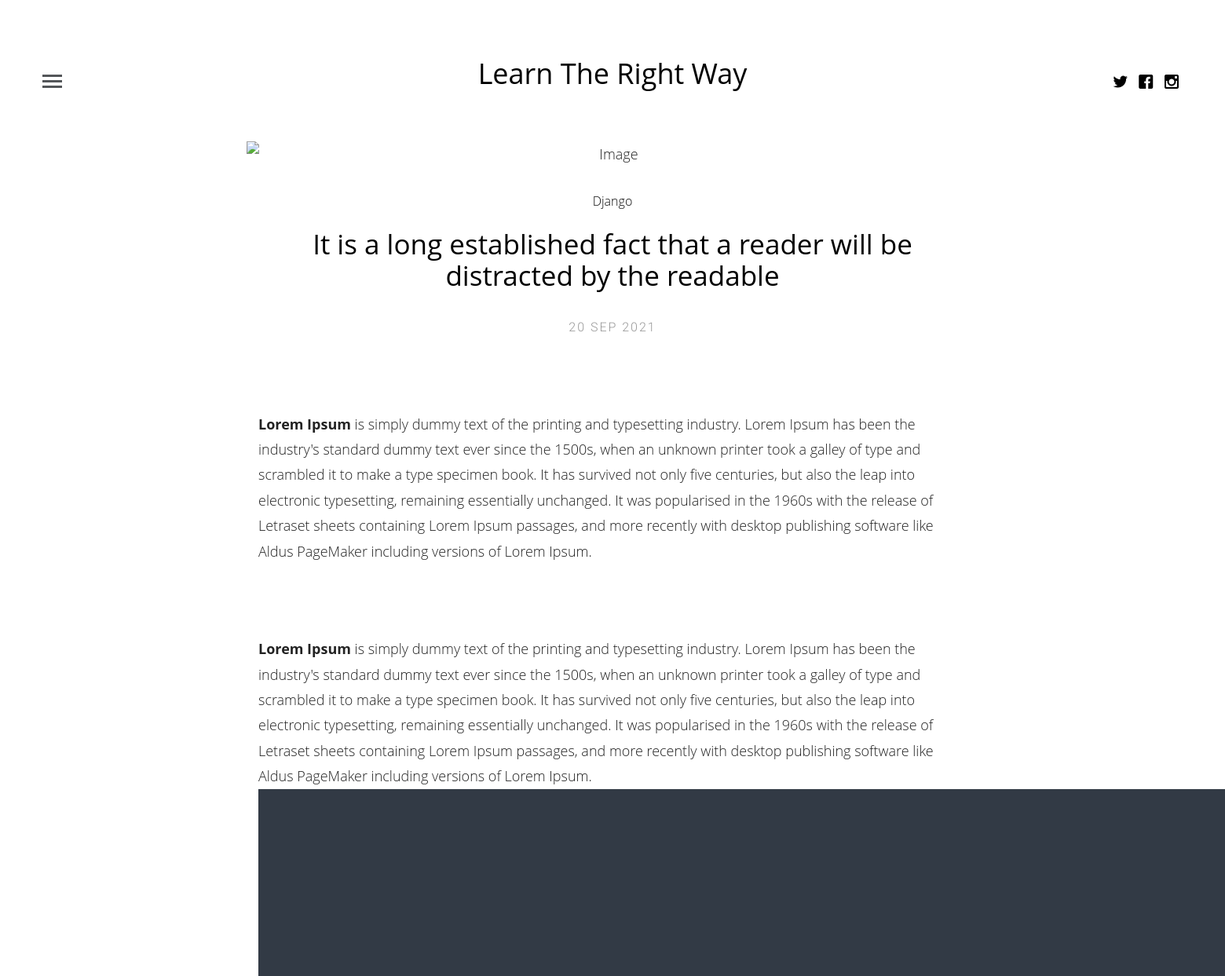
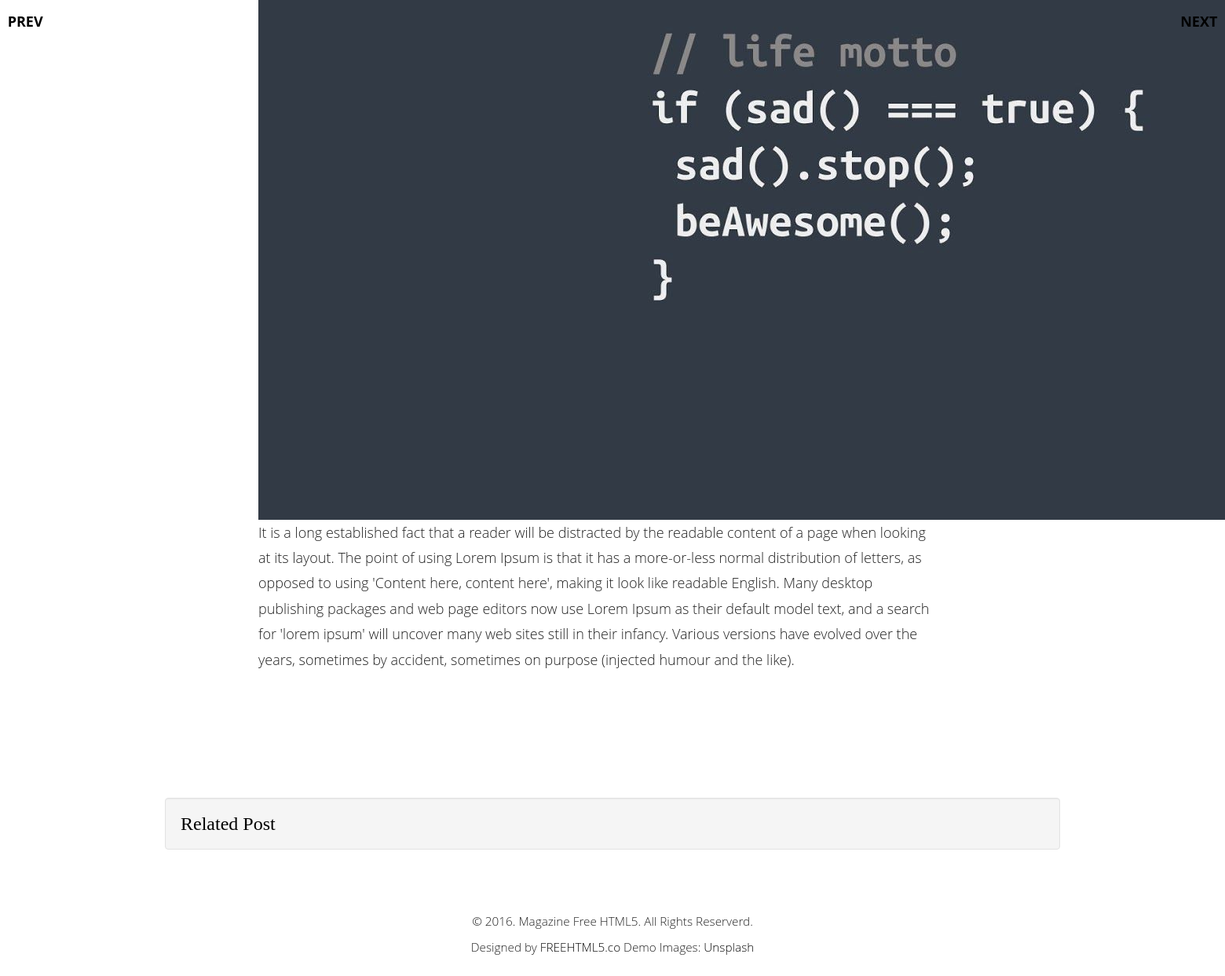
Screenshot of /blog/article/11 with the database file from the repository (2 pictures, top to bottom).
### Blog_App/models.py (models this page shows, shortened)
class Article(models.Model):
    PUBLISH_STATUS = (
        ('0', 'Draft'),
        ('1', 'Pending'),
        ('2', 'On Review'),
        ('3', 'Publish'),
    )
    author = models.ForeignKey(User, on_delete=models.CASCADE, related_name='post_author')
    title = models.CharField(max_length=254, verbose_name="Title")
    slug = models.SlugField(max_length=264, blank=True, null=True)
    body = RichTextUploadingField(blank=True, null=True, verbose_name="Description")
    category = models.ForeignKey(Category, on_delete=models.CASCADE)
    articate_image = StdImageField(upload_to='blog_images/%Y/%m/', variations={
        'large': (1200, 600),
        'thumbnail': (500, 300, True),
    }, delete_orphans=True, verbose_name="Article Image")
    publish_date = models.DateTimeField(auto_now_add=True, auto_now=False)
    update_date = models.DateTimeField(auto_now=True, auto_now_add=False)
    publish_status = models.CharField(max_length=1, choices=PUBLISH_STATUS, verbose_name="Publication Status", default='0')
    active = models.BooleanField(default=False, verbose_name="Status")

class Category(models.Model):
    name = models.CharField(max_length=254)
    active = models.BooleanField(default=False)

### Blog_App/views.py (the view)
# urls.py: path('article/<int:id>', getsingle, name="single_post"),
def getsingle(request, id):
    post = get_object_or_404(Article, pk=id, publish_status=3)
    first = Article.objects.first()
    last = Article.objects.last()
    related_post = Article.objects.filter(category=post.category, publish_status=3).exclude(id=id)[:4]
    context = {
        "post": post,
        "first": first,
        "last": last,
        "related": related_post
    }
    return render(request, 'blog/single.html', context)

### templates/blog/single.html (shortened to what this page needs)
{% extends 'blog/base.html' %}
{% block body_block %}
{% if post.id > first.id %}
<a href="{% url 'Blog_App:single_post' id=post.id|add:'-1' %}" class="fh5co-post-prev"><span><i
        class="icon-chevron-left"></i> Prev</span></a>
{% endif %}
{% if post.id < last.id %}
<a href="{% url 'Blog_App:single_post' id=post.id|add:'+1' %}" class="fh5co-post-next"><span>Next <i
        class="icon-chevron-right"></i></span></a>
{% endif %}
<div class="container-fluid">
    <div class="row fh5co-post-entry single-entry">
        <article
                class="col-lg-8 col-lg-offset-2 col-md-8 col-md-offset-2 col-sm-8 col-sm-offset-2 col-xs-12 col-xs-offset-0">
            <figure class="animate-box justify-content-center">
                <img src="{{ post.articate_image.large.url}}" alt="Image" class="img-responsive">
            </figure>
            <span class="fh5co-meta animate-box"><a href="{% url 'Blog_App:category_post' name=post.category.name %}">{{ post.category.name }}</a></span>
            <h2 class="fh5co-article-title animate-box"><a href="{% url 'Blog_App:single_post' id=post.id %}">{{ post.title }}</a></h2>
            <span class="fh5co-meta fh5co-date animate-box">{{ post.publish_date|date:'H M Y' }}</span>
            <div class="col-lg-12 col-lg-offset-0 col-md-12 col-md-offset-0 col-sm-12 col-sm-offset-0 col-xs-12 col-xs-offset-0 text-left content-article">
                <div class="row">
                    <div class="col-lg-12 cp-r animate-box">
                        {{ post.body|safe }}
                    </div>
                </div>
            </div>
        </article>
    </div>
</div>
<div class="container">
    <h3 class="well">Related Post</h3>
</div>
{% endblock %}

### static/css/icomoon.css (style rules this page uses)
[class^="icon-"], [class*=" icon-"] { font-family: 'icomoon' !important; speak: none; font-style: normal; font-weight: normal; font-variant: normal; text-transform: none; line-height: 1; -webkit-font-smoothing: antialiased; -moz-osx-font-smoothing: grayscale; }
.icon-chevron-left:before { content: "\e922"; }
.icon-chevron-right:before { content: "\e923"; }

### static/blog/css/style.css (style rules this page uses)
html { background: #fff; }
body { font-family: "Roboto", arial, sans-serif; font-size: 18px; font-weight: 300; line-height: 1.8; color: #222; background: #fff; }
a { color: #0a0a0a; -webkit-transition: 0.5s; -o-transition: 0.5s; transition: 0.5s; }
h1, h2, h3, h4, h5, h6 { font-family: "Playfair Display", times, serif; color: #000; }
p { margin-bottom: 30px; }
.fh5co-post-prev, .fh5co-post-next { position: fixed; z-index: 999; top: 50%; height: 50px; margin-top: -25px; color: #000; text-transform: uppercase; font-weight: bold; -webkit-transition: 0.5s; -o-transition: 0.5s; transition: 0.5s; }
.fh5co-post-prev span, .fh5co-post-next span { vertical-align: base; width: 100px; }
.fh5co-post-prev span i, .fh5co-post-next span i { top: 7px; position: relative; font-size: 30px; color: #000; }
.fh5co-post-prev { left: 0; margin-left: -25px; }
.fh5co-post-next { right: 0; margin-right: -25px; }
.fh5co-post-entry.single-entry .fh5co-article-title { font-size: 35px; }
.fh5co-post-entry article { text-align: center; float: left; margin-bottom: 110px; padding-left: 3em; padding-right: 3em; }
.fh5co-post-entry article figure { margin-bottom: 30px; }
.fh5co-post-entry article h2 { font-family: "Playfair Display", times, serif; font-size: 34px; color: #000; margin-bottom: 30px; }
.fh5co-post-entry article h2 a { color: #000; }
.fh5co-post-entry article .fh5co-meta { font-size: 16px; font-family: "Roboto", arial, sans-serif; color: #999999; margin-bottom: 20px; display: block; }
.fh5co-post-entry article .fh5co-meta.fh5co-date { text-transform: uppercase; letter-spacing: 2px; }
.fh5co-post-entry article .content-article { padding-top: 4em; }
.js .to-animate, .js .to-animate-2, .js .animate-box { opacity: 0; }
.cp-r { padding-right: 50px; }

### templates/blog/base.html (style rules this page uses)
* { font-family: 'Open Sans',serif; margin: 0; padding: 0; }

### rows the page displays
Article: category.name "Django", title "It is a long established fact that a reader will be distracted by the readable", publish_date "20 SEP 2021", body "Lorem Ipsum is simply dummy text of the printing and typesetting industry. Lorem Ipsum has been the industry's standard dummy text ever since the 1500s, when an unknown printer took a galley of type and scrambled it to make a type specimen book. It has survived not only five centuries, but also the leap into electronic typesetting, remaining essentially unchanged. It was popularised in the 1960s with the release of Letraset sheets containing Lorem Ipsum passages, and more recently with desktop publishing software like Aldus PageMaker including versions of Lorem Ipsum. Lorem Ipsum is simply dummy text of the printing and typesetting industry. Lorem Ipsum has been the industry's standard…", body (picture)
